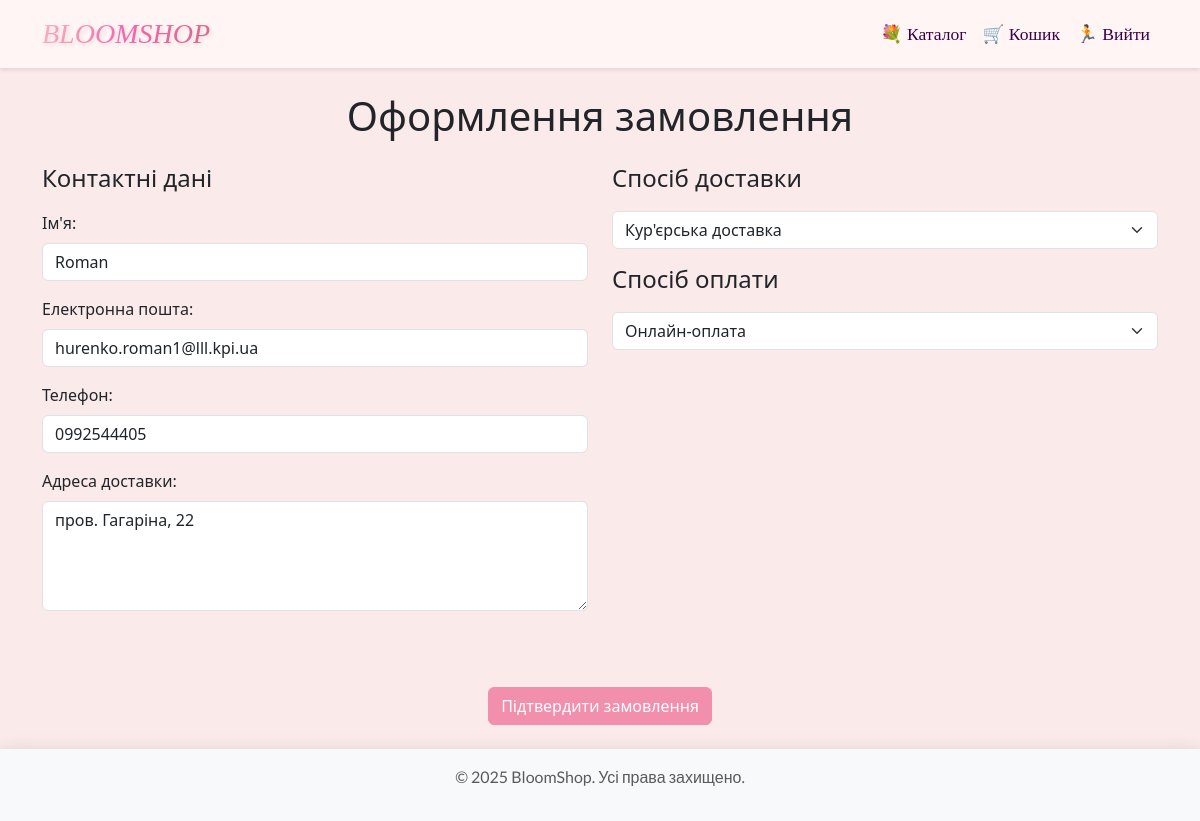
Page /checkout (signed in) on the committed database.
### app.py (models this page shows)
class User(db.Model):
    id = db.Column(db.Integer, primary_key=True)
    name = db.Column(db.String(100), nullable=False)
    email = db.Column(db.String(120), unique=True, nullable=False)
    phone = db.Column(db.String(20), nullable=True)
    address = db.Column(db.Text, nullable=True)
    password = db.Column(db.String(60), nullable=False)
    is_admin = db.Column(db.Boolean, default=False)

### app.py (the view, shortened to what this page needs)
@app.route('/checkout', methods=['GET', 'POST'])
@app.route('/checkout', methods=['GET', 'POST'])
def checkout():
    cart = get_or_create_cart()
    if not cart.items:
        return redirect(url_for('cart'))
    user_id = session.get('user_id')
    user = User.query.get(user_id) if user_id else None
    return render_template('checkout.html', user=user)

### app.py (called while the page is built, shortened)
def get_or_create_cart():
    if g.user:
        cart = Order.query.filter_by(user_id=g.user.id, status='cart').first()
        if not cart:
            cart = Order(user_id=g.user.id, status='cart')
            db.session.add(cart)
            db.session.commit()
        return cart

@app.before_request
def load_user():
    g.user = None
    if 'user_id' in session:
        g.user = User.query.get(session['user_id'])

### templates/checkout.html (shortened to what this page needs)
{% extends 'base.html' %}
{% block content %}
<section class="container my-4">
    <h1 class="text-center mb-4">Оформлення замовлення</h1>
    <form method="POST" action="{{ url_for('checkout') }}">
        <div class="row">
            <div class="col-md-6">
                <h4>Контактні дані</h4>
                <div class="mb-3">
                    <label for="name" class="form-label">Ім'я:</label>
                    <input type="text" class="form-control" id="name" name="name"
                           value="{{ user.name if user else '' }}" {% if user %}readonly{% endif %} required>
                </div>
                <div class="mb-3">
                    <label for="email" class="form-label">Електронна пошта:</label>
                    <input type="email" class="form-control" id="email" name="email"
                           value="{{ user.email if user else '' }}" {% if user %}readonly{% endif %} required>
                </div>
                <div class="mb-3">
                    <label for="phone" class="form-label">Телефон:</label>
                    <input type="tel" class="form-control" id="phone" name="phone"
                           value="{{ user.phone if user else '' }}" {% if user %}readonly{% endif %}>
                </div>
                <div class="mb-3">
                    <label for="address" class="form-label">Адреса доставки:</label>
                    <textarea class="form-control" id="address" name="address" rows="4" required>
                        {{- user.address if user else '' -}}
                    </textarea>
                </div>
            </div>
            <div class="col-md-6">
                <h4>Спосіб доставки</h4>
                <div class="mb-3">
                    <select class="form-select" name="delivery_method" required>
                        <option value="courier">Кур'єрська доставка</option>
                    </select>
                </div>
                <h4>Спосіб оплати</h4>
                <div class="mb-3">
                    <select class="form-select" name="payment_method" required>
                        <option value="online">Онлайн-оплата</option>
                    </select>
                </div>
            </div>
        </div>
        <div class="text-end-confirm">
            <button type="submit" class="btn btn-primary">Підтвердити замовлення</button>
        </div>
    </form>
</section>
{% endblock %}

### static/css/style.css (style rules this page uses)
:root { --primary-color: #F28FAD; --secondary-color: #D4E4D4; --navbar-bg: #FFF5F5; }
body { margin: 0; min-height: 100vh; display: flex; flex-direction: column; background-color: #fbeaea; }
.btn-primary { background-color: var(--primary-color); border-color: var(--primary-color); transition: all 0.3s ease; }
.text-end-confirm { margin-top: 60px; text-align: center; }
h4 { padding: 0 0 10px 0; }

### rows in the picture
User: name "Roman", email "hurenko.roman1@lll.kpi.ua", phone "0992544405", address "пров. Гагаріна, 22"
